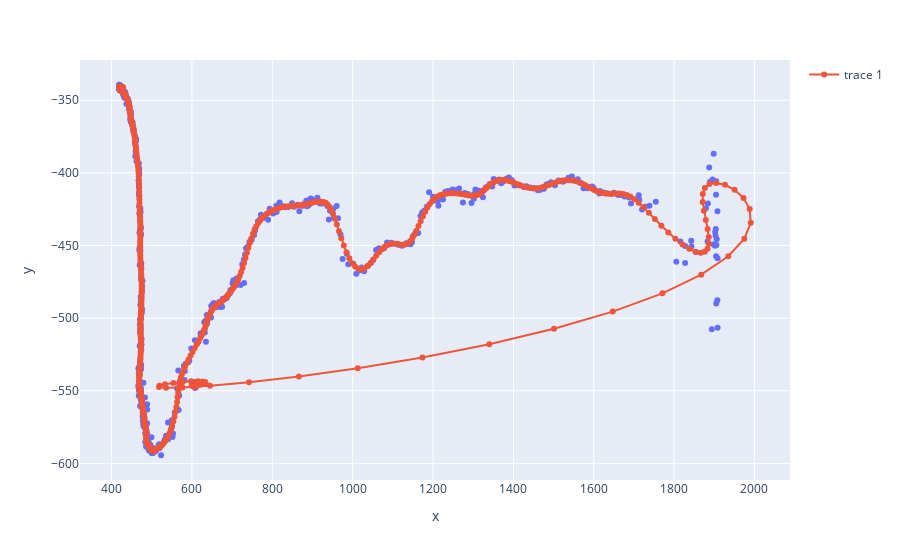

Source (notebook cell):
### Code cell
metric = 'L_Shoulder_Pos'
fig = px.scatter(x=filtered_data['raw'][metric][:,0],y=filtered_data['raw'][metric][:,1]*-1)
fig.add_trace(go.Scatter(x=filtered_data['filtered'][metric][:,0],y=filtered_data['filtered'][metric][:,1]*-1,mode='markers+lines'))
fig.show()

### Figure 1 — Plotly figure (JSON) as saved in the notebook; plotly's stock layout.template omitted (floating-point values rounded to 4 significant figures; data arrays with more than 128 entries replaced by an {"elided": "..."} marker saying what was removed)
{"data": [{"hovertemplate": "x=%{x}<br>y=%{y}<extra></extra>", "legendgroup": "", "marker": {"color": "#636efa", "symbol": "circle"}, "mode": "markers", "name": "", "orientation": "v", "showlegend": false, "type": "scatter", "x": {"elided": "616 float values"}, "xaxis": "x", "y": {"elided": "616 float values"}, "yaxis": "y"}, {"mode": "markers+lines", "type": "scatter", "x": {"elided": "616 float values"}, "y": {"elided": "616 float values"}}], "layout": {"legend": {"tracegroupgap": 0}, "margin": {"t": 60}, "xaxis": {"anchor": "y", "domain": [0, 1], "title": {"text": "x"}}, "yaxis": {"anchor": "x", "domain": [0, 1], "title": {"text": "y"}}}}
